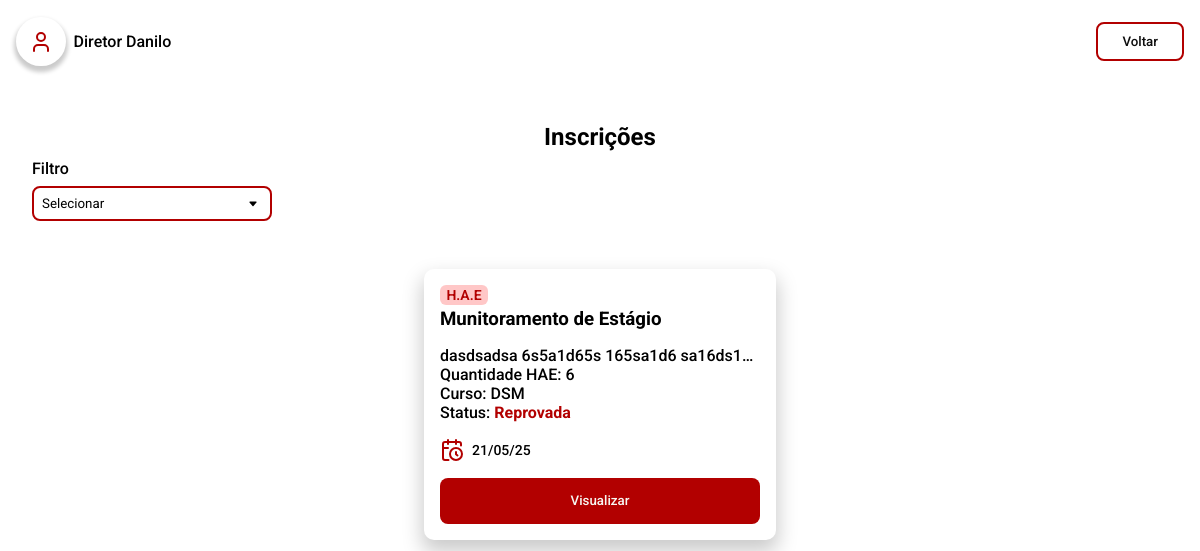
Before: /pages/admin/inscricoes.admin.php (signed in) with the older database file.
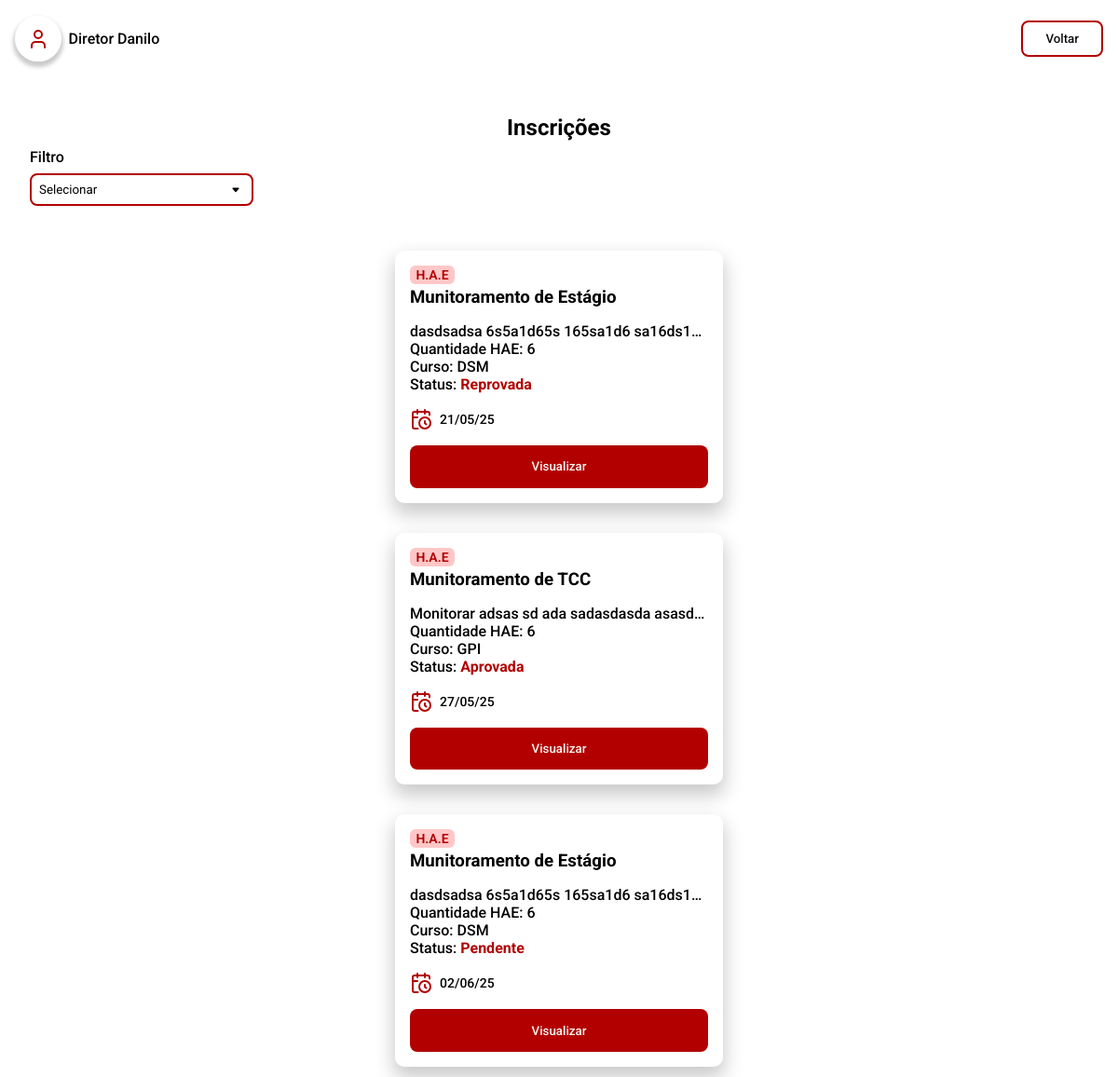
After: the same page with the newer database file.
### tables this page shows
CREATE TABLE `tb_inscricao` (
  `id_inscricao` int NOT NULL,
  `id_docente` int DEFAULT NULL,
  `id_hae` int DEFAULT NULL,
  `data_envio` datetime NOT NULL,
  `quant_hae` int DEFAULT NULL,
  `outras_fatecs` int DEFAULT NULL,
  `id_projeto` int DEFAULT NULL,
  `status` enum('Pendente','Em análise','Aprovada','Reprovada') NOT NULL DEFAULT 'Pendente'
);

CREATE TABLE `tb_hae` (
  `id_hae` int NOT NULL,
  `titulo` varchar(60) NOT NULL,
  `tip_hae` varchar(30) NOT NULL,
  `quant_hae` int NOT NULL,
  `descricao` varchar(500) NOT NULL,
  `data_inicio` date NOT NULL,
  `data_final` date NOT NULL
);

### server/model/Inscricao.php (called while the page is built, shortened)
<?php
include_once __DIR__ . "/Database.php";
class Inscricao
{
    public Database $db;
    public function __construct($id_inscricao = null, $id_docente = null, $id_hae = null, $id_projeto = null, $data_envio = '', $quant_hae = 0, $outras_fatecs = 0, $status = 'Pendente')
    {
        $this->db = new Database();
        $this->db->connect_to();
    }
    public function adminGetAllSubscriptions($cargo, $curso)
    {
        $query = "SELECT i.*, d.*, h.* FROM tb_inscricao i JOIN tb_docente d ON i.id_docente = d.id_docente JOIN tb_hae h ON i.id_hae = h.id_hae";
        $stmt = $this->db->get_PDO()->prepare($query);
        $stmt->execute();
        $result = $stmt->fetchAll(PDO::FETCH_ASSOC);
        if ($result) {
            return $result;
        } else {
            return [];
        }
    }
}

### server/model/Database.php (called while the page is built, shortened)
<?php
class Database
{
    private string $host = 'localhost';
    private string $db   = 'pi_fatec';
    private string $user = 'root';
    private string $pass = 'root';
    private string $charset = 'utf8mb4';
    private PDO | null $pdo = null;
    public function connect_to()
    {
        $dsn = "mysql:host={$this->host};dbname={$this->db};charset={$this->charset}";
        try {
            $this->pdo = new PDO($dsn, $this->user, $this->pass);
            $this->pdo->setAttribute(PDO::ATTR_ERRMODE, PDO::ERRMODE_EXCEPTION);
        } catch (PDOException $e) {
            echo "❌ Connection failed: " . $e->getMessage();
        }
    }
    public function is_connected()
    {
        return isset($this->pdo);
    }
    public function get_PDO(): PDO | null
    {
        return $this->is_connected() ? $this->pdo : null;
    }
}

### server/model/HAE.php (called while the page is built, shortened)
<?php
include_once __DIR__ . "/Database.php";
class HAE
{
    public Database $db;
    public function __construct($id_hae = null, $titulo = '', $descricao = '', $data_inicio = '', $data_final = '', $quant_hae = 0, $tip_hae = '')
    {
        $this->db = new Database();
        $this->db->connect_to();
        if ($id_hae !== null) {
            $this->titulo = $titulo;
            $this->descricao = $descricao;
            $this->tip_hae = $tip_hae;
        }
    }
    public function getHAEById(int $id_hae): ?HAE
    {
        $query = "SELECT * FROM tb_hae WHERE id_hae = :id_hae";
        $stmt = $this->db->get_PDO()->prepare($query);
        $stmt->bindParam(':id_hae', $id_hae);
        $stmt->execute();
        $result = $stmt->fetch(PDO::FETCH_ASSOC);
        if ($result) {
            return new self(
                $result['id_hae'],
                $result['titulo'],
                $result['descricao'],
                $result['data_inicio'],
                $result['data_final'],
                $result['quant_hae'],
                $result['tip_hae']
            );
        }
        return null;
    }
}

### pages/admin/inscricoes.admin.php (the view, shortened to what the changed rows need)
<?php
require_once __DIR__ . "/../../server/model/Inscricao.php";
require_once __DIR__ . "/../../server/model/HAE.php";
?>
<!DOCTYPE html>
<html lang="pt-br">
<head>
  <link rel="stylesheet" href="../../styles/global.css" />
  <link rel="stylesheet" href="../../styles/components.css" />
  <link rel="stylesheet" href="../../styles/haes.css" />
</head>
<body>
  <section>
    <h1>Inscrições</h1>
    <main>
      <?php
      $inscricao = new Inscricao();
      $all_inscricoes = isset($_GET["filtro"]) && $_GET["filtro"] !== "all" ? $inscricao->getMySubscriptionsByTipHae($_GET["filtro"]) : $inscricao->adminGetAllSubscriptions($_SESSION["user"]['cargo'], $_SESSION["user"]['curso']);
      foreach ($all_inscricoes as $inscricao) {
        $hae = new HAE();
        $hae = $hae->getHAEById($inscricao['id_hae']);
        $data_envio = date('d/m/y', strtotime($inscricao['data_envio']));
        echo "
          <div class='card-hae card-primary'>
              <span class='card-hae-title'>
                <p class='card-hae-tag'>H.A.E</p>
                <h3 class=''>{$hae->titulo}</h3>
              </span>
              <span class='card-hae-info'>
                <p class='card-hae-desc'>{$hae->descricao}</p>
                <p>Quantidade HAE: {$inscricao['quant_hae']}</p>
                <p>Curso: {$hae->tip_hae}</p>
                <p>Status: <strong>{$inscricao['status']}</strong></p>
              </span>
              <span class='card-hae-date'>
                <img src='../../public/icons/calendar-clock.svg' alt='calendario' />
                <p>{$data_envio}</p>
              </span>
              <a href='./preview/inscricao.admin.php?id={$inscricao['id_inscricao']}'>
                <button
                  class='button-primary'
                  style='
                      --button-color: var(--fatec-red-500);
                      --button-color-hover: var(--fatec-red-400);
                    '>
                  Visualizar
                </button>
              </a>
            </div>";
      }
      ?>
    </main>
  </section>
</body>
</html>

Changed rows visible on the page:
added tb_inscricao: id_hae.titulo "Munitoramento de TCC", id_hae.descricao "Monitorar adsas sd ada sadasdasda asasd…", id_hae.quant_hae "6", id_hae.tip_hae "GPI", status "Aprovada", data_envio "27/05/25"
added tb_inscricao: id_hae.titulo "Munitoramento de Estágio", id_hae.descricao "dasdsadsa 6s5a1d65s 165sa1d6 sa16ds1…", id_hae.quant_hae "6", id_hae.tip_hae "DSM", status "Pendente", data_envio "02/06/25"
